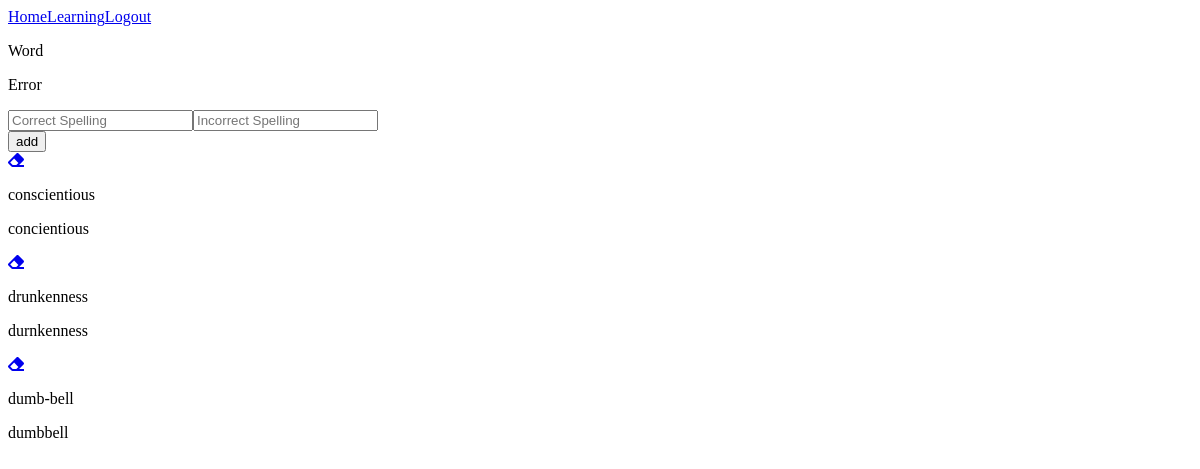
/study/ (signed in), run on an earlier commit of the app's database.
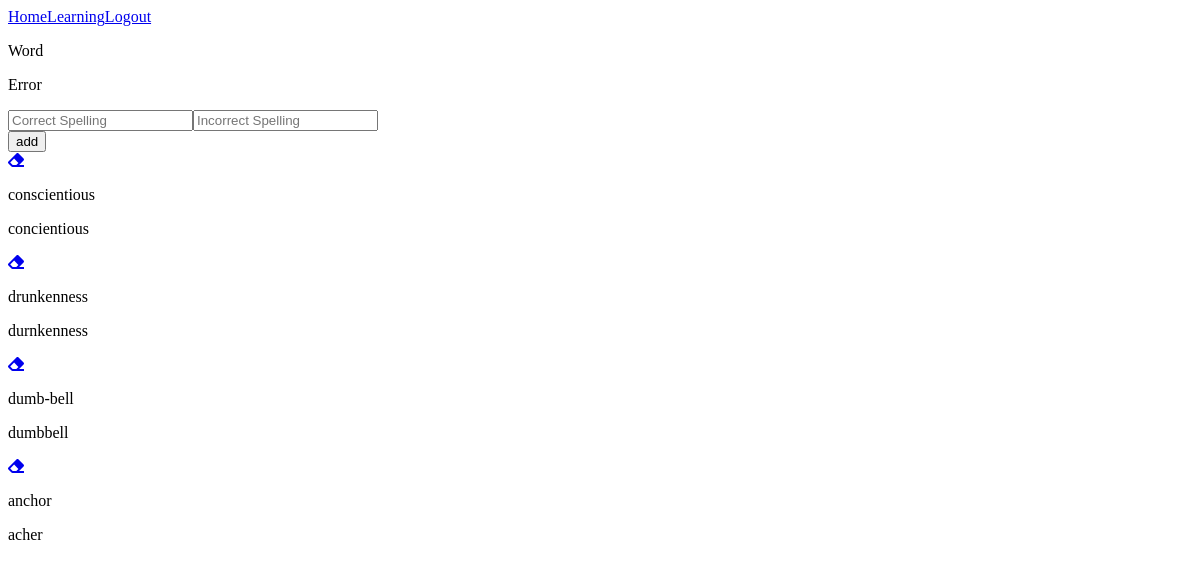
And on a later commit of the database.
### spellingapp/models.py (models this page shows, shortened)
class KeyVal(models.Model):
    word = models.CharField(max_length=240, default="word", null=True)
    spelling_error = models.CharField(max_length=240, default="spellingerror", null=True)
    user = models.ForeignKey(User, on_delete=models.PROTECT, related_name='KeyVals', default='...')

### spellingapp/views.py (the view)
# urls.py: path('study/', views.study_view, name="study_view" ),
def study_view(request):
    spelling_list = KeyVal.objects.filter(user=request.user)
    context = {
        'spelling_list': spelling_list,
    }
    return render(request, 'spellingapp/study_page.html', context)

### spellingapp/templates/spellingapp/study_page.html (shortened to what this page needs)
{% extends 'spellingapp/base.html' %}
{% load static %}
{% block study %}
<div id="studyPage">
    <div id="studyPageInner">
            <section id="wordErrorLabel">
                <div>
                    <p>Word</p>
                </div>
                <div>
                    <p>Error</p>
                </div>
            </section>
            <form id="addAndRemoveForm" action="{% url 'spellingapp:add_key_val' %}" method="POST">
                <input type="text" name="word" placeholder="Correct Spelling">
                <input id="spellingErrorInput" type="text" name="spelling_error" placeholder="Incorrect Spelling">
                <br>
                <button id="addAndRemoveBtn" type="submit">add</button>
            </form>
            {% for item in spelling_list  %}
                <div id="spellingListContainer">
                    <div id="spellingListLeft">
                        <a id="removeWord" href="{% url 'spellingapp:remove_key_val' pk=item.pk %}"><i class="fas fa-eraser"></i></a>
                        <p>{{ item.word }}</p>
                    </div>
                    <div id="spellingListRight">
                        <p>{{ item.spelling_error }}</p>
                    </div>
                </div>
            {% endfor %}
            <br>
    </div>
</div>
{% endblock study %}

What changed in the data, as far as the page shows it:
added KeyVal: word "anchor", spelling_error "acher"
